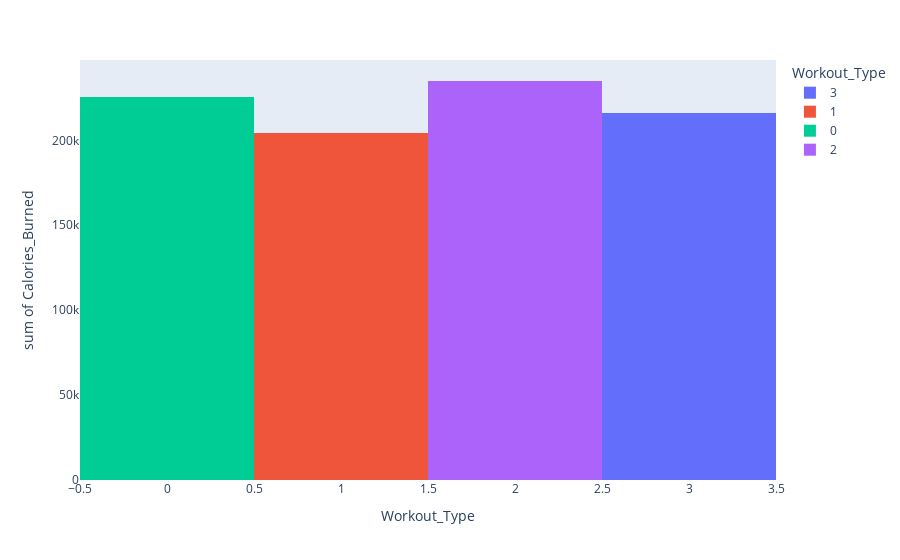

The cell this chart's notebook holds for it:
### Code cell
fig3=px.histogram(df,x='Workout_Type',y='Calories_Burned',color='Workout_Type')
fig3

### Figure 1 — Plotly figure (JSON) as saved in the notebook; plotly's stock layout.template omitted (floating-point values rounded to 4 significant figures; data arrays with more than 128 entries replaced by an {"elided": "..."} marker saying what was removed)
{"data": [{"alignmentgroup": "True", "bingroup": "x", "histfunc": "sum", "hovertemplate": "Workout_Type=%{x}<br>sum of Calories_Burned=%{y}<extra></extra>", "legendgroup": "3", "marker": {"color": "#636efa", "pattern": {"shape": ""}}, "name": "3", "offsetgroup": "3", "orientation": "v", "showlegend": true, "type": "histogram", "x": {"elided": "239 int values"}, "xaxis": "x", "y": {"elided": "239 int values"}, "yaxis": "y"}, {"alignmentgroup": "True", "bingroup": "x", "histfunc": "sum", "hovertemplate": "Workout_Type=%{x}<br>sum of Calories_Burned=%{y}<extra></extra>", "legendgroup": "1", "marker": {"color": "#EF553B", "pattern": {"shape": ""}}, "name": "1", "offsetgroup": "1", "orientation": "v", "showlegend": true, "type": "histogram", "x": {"elided": "221 int values"}, "xaxis": "x", "y": {"elided": "221 int values"}, "yaxis": "y"}, {"alignmentgroup": "True", "bingroup": "x", "histfunc": "sum", "hovertemplate": "Workout_Type=%{x}<br>sum of Calories_Burned=%{y}<extra></extra>", "legendgroup": "0", "marker": {"color": "#00cc96", "pattern": {"shape": ""}}, "name": "0", "offsetgroup": "0", "orientation": "v", "showlegend": true, "type": "histogram", "x": {"elided": "255 int values"}, "xaxis": "x", "y": {"elided": "255 int values"}, "yaxis": "y"}, {"alignmentgroup": "True", "bingroup": "x", "histfunc": "sum", "hovertemplate": "Workout_Type=%{x}<br>sum of Calories_Burned=%{y}<extra></extra>", "legendgroup": "2", "marker": {"color": "#ab63fa", "pattern": {"shape": ""}}, "name": "2", "offsetgroup": "2", "orientation": "v", "showlegend": true, "type": "histogram", "x": {"elided": "258 int values"}, "xaxis": "x", "y": {"elided": "258 int values"}, "yaxis": "y"}], "layout": {"autosize": true, "barmode": "relative", "legend": {"title": {"text": "Workout_Type"}, "tracegroupgap": 0}, "margin": {"t": 60}, "xaxis": {"anchor": "y", "autorange": true, "categoryarray": [3, 1, 0, 2], "categoryorder": "array", "domain": [0, 1], "range": [-0.5, 3.5], "title": {"text": "Workout_Type"}, "type": "linear"}, "yaxis": {"anchor": "x", "autorange": true, "domain": [0, 1], "range": [0, 247300.0], "title": {"text": "sum of Calories_Burned"}, "type": "linear"}}}
